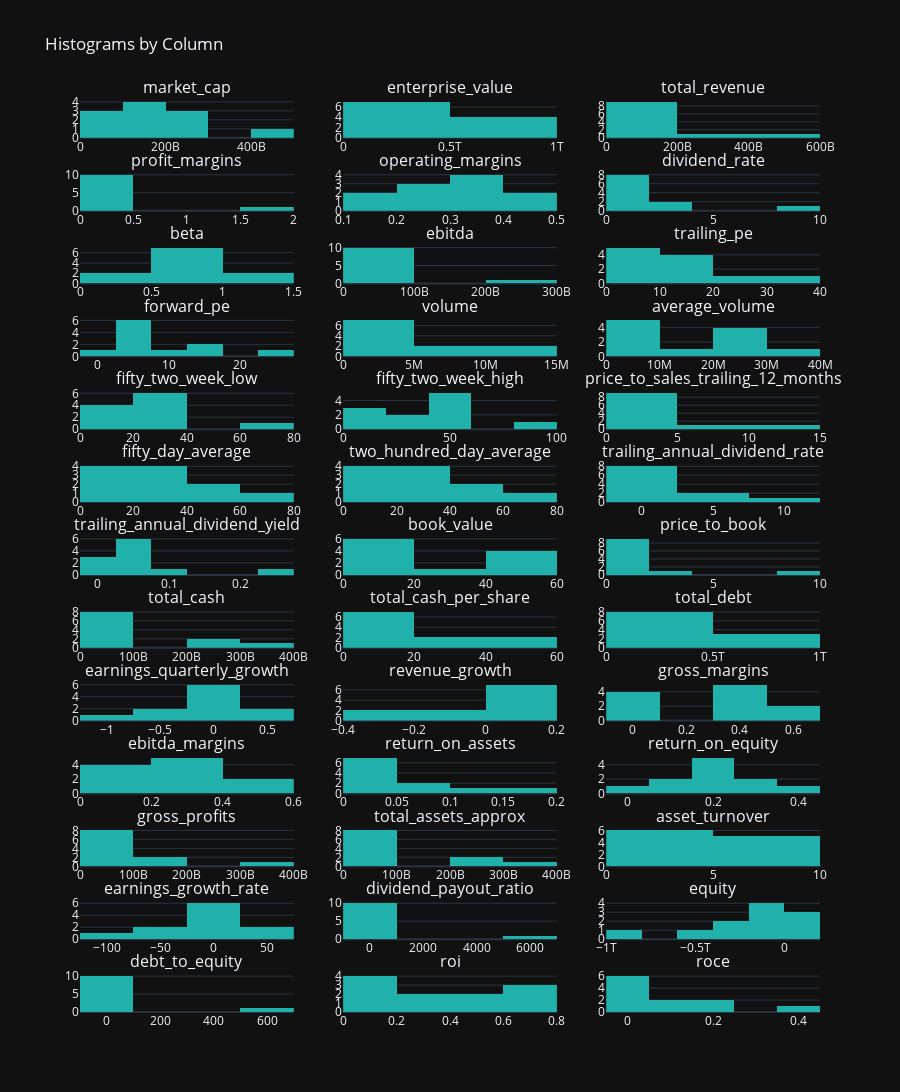

Notebook source saved alongside this figure:
### Markdown cell above
### Histogram

### Code cell
numeric_cols = df_top_companies_cols_num.columns
subplot_titles = [str(col) for col in numeric_cols]
columns_per_row = 3

num_rows = len(numeric_cols) // columns_per_row + (len(numeric_cols) % columns_per_row > 0)
fig = sp.make_subplots(rows=num_rows, cols=columns_per_row, subplot_titles=subplot_titles)

for i, column in enumerate(numeric_cols):
    row = i // columns_per_row + 1
    col = i % columns_per_row + 1
    
    fig.add_trace(go.Histogram(x=df_top_companies_cols_num[column], name=column, marker_color='lightseagreen'), row=row, col=col)

fig.update_layout(title='Histograms by Column', height=300 * num_rows, showlegend=False, template='plotly_dark')
fig.show()

### Figure 1 — Plotly figure (JSON) as saved in the notebook; plotly's stock layout.template omitted (floating-point values rounded to 4 significant figures)
{"data": [{"marker": {"color": "lightseagreen"}, "name": "market_cap", "type": "histogram", "x": [483211870208, 277694742528, 248683167744, 200723251200, 148326612992, 142338834432, 140405981184, 138442588160, 86580977664, 79292628992, 76450242560], "xaxis": "x", "yaxis": "y"}, {"marker": {"color": "lightseagreen"}, "name": "enterprise_value", "type": "histogram", "x": [729364037632, 339907117056, 707787489280, 188845899776, 43454111744, 542111039488, 957440589824, 130366398464, 93975281664, 120118444032, 88457805824], "xaxis": "x2", "yaxis": "y2"}, {"marker": {"color": "lightseagreen"}, "name": "total_revenue", "type": "histogram", "x": [581562990592, 206414004224, 118938001408, 82710536192, 27751354368, 72893186048, 95328927744, 31758307328, 7807000064, 35511730176, 50311852032], "xaxis": "x3", "yaxis": "y3"}, {"marker": {"color": "lightseagreen"}, "name": "profit_margins", "type": "histogram", "x": [0.2689, 0.2758, 0.2666, 0.1726, 0.3029, 0.2072, 0.3483, 0.1583, 1.7, 0.04797, 0.08991], "xaxis": "x4", "yaxis": "y4"}, {"marker": {"color": "lightseagreen"}, "name": "operating_margins", "type": "histogram", "x": [0.3907, 0.3367, 0.359, 0.1867, 0.3496, 0.2232, 0.4591, 0.2057, 0.2011, 0.426, 0.1655], "xaxis": "x5", "yaxis": "y5"}, {"marker": {"color": "lightseagreen"}, "name": "dividend_rate", "type": "histogram", "x": [9.28, 3.84, 1.5, 0.76, 0.35, 0.23, 0.94, 0.32, 0.74, 0.22, 2.58], "xaxis": "x6", "yaxis": "y6"}, {"marker": {"color": "lightseagreen"}, "name": "beta", "type": "histogram", "x": [1.097, 0.821, 0.499, 0.604, 1.291, 0.675, 0.803, 0.513, 0.647, 0.629, 0.061], "xaxis": "x7", "yaxis": "y7"}, {"marker": {"color": "lightseagreen"}, "name": "ebitda", "type": "histogram", "x": [291086991360, 85363998720, 0, 22251536384, 0, 0, 0, 6480927744, 2240000000, 12748603392, 15107942400], "xaxis": "x8", "yaxis": "y8"}, {"marker": {"color": "lightseagreen"}, "name": "trailing_pe", "type": "histogram", "x": [2.914, 5.319, 8.558, 14.17, 11.26, 10.65, 3.77, 26.83, 6.74, 34.7, 17.03], "xaxis": "x9", "yaxis": "y9"}, {"marker": {"color": "lightseagreen"}, "name": "forward_pe", "type": "histogram", "x": [4.822, 5.422, 6.867, 12.75, 0, 6.151, 3.805, 24.44, 5.553, 8.361, 13.61], "xaxis": "x10", "yaxis": "y10"}, {"marker": {"color": "lightseagreen"}, "name": "volume", "type": "histogram", "x": [2993300, 4387500, 10480300, 8618800, 2600, 14450200, 1529200, 8227600, 2919900, 867000, 518500], "xaxis": "x11", "yaxis": "y11"}, {"marker": {"color": "lightseagreen"}, "name": "average_volume", "type": "histogram", "x": [13234123, 25978987, 24528203, 24680549, 6184, 33278303, 8738341, 7064393, 22110422, 8876606, 2252017], "xaxis": "x12", "yaxis": "y12"}, {"marker": {"color": "lightseagreen"}, "name": "fifty_two_week_low", "type": "histogram", "x": [23.61, 61, 22.62, 12.33, 4.55, 12.39, 30.25, 31.47, 7.65, 29.81, 35.63], "xaxis": "x13", "yaxis": "y13"}, {"marker": {"color": "lightseagreen"}, "name": "fifty_two_week_high", "type": "histogram", "x": [41.86, 98.29, 31.29, 16.88, 9.08, 20.56, 51.99, 42.42, 10.09, 52.49, 46.83], "xaxis": "x14", "yaxis": "y14"}, {"marker": {"color": "lightseagreen"}, "name": "price_to_sales_trailing_12_months", "type": "histogram", "x": [0.8309, 1.345, 2.091, 2.427, 5.345, 1.953, 1.473, 4.359, 11.09, 2.233, 1.52], "xaxis": "x15", "yaxis": "y15"}, {"marker": {"color": "lightseagreen"}, "name": "fifty_day_average", "type": "histogram", "x": [37.04, 66.08, 27.28, 13.44, 8.365, 14.61, 47.75, 35.5, 9.116, 35.42, 43.66], "xaxis": "x16", "yaxis": "y16"}, {"marker": {"color": "lightseagreen"}, "name": "two_hundred_day_average", "type": "histogram", "x": [31.98, 73.07, 26.67, 14.1, 6.877, 14.79, 44.66, 38.04, 8.938, 35.99, 41.6], "xaxis": "x17", "yaxis": "y17"}, {"marker": {"color": "lightseagreen"}, "name": "trailing_annual_dividend_rate", "type": "histogram", "x": [9.657, 4.037, 0.503, 0.762, 0, 0.401, 4.5, 0.67, 0.515, 1.494, 1.902], "xaxis": "x18", "yaxis": "y18"}, {"marker": {"color": "lightseagreen"}, "name": "trailing_annual_dividend_yield", "type": "histogram", "x": [0.2473, 0.06315, 0.0186, 0.06125, 0, 0.02836, 0.09174, 0.02129, 0.05913, 0.04365, 0.04181], "xaxis": "x19", "yaxis": "y19"}, {"marker": {"color": "lightseagreen"}, "name": "book_value", "type": "histogram", "x": [28.42, 43.05, 18.25, 5.403, 9.808, 15.64, 54.95, 3.666, 7.923, 49.43, 41.4], "xaxis": "x20", "yaxis": "y20"}, {"marker": {"color": "lightseagreen"}, "name": "price_to_book", "type": "histogram", "x": [1.351, 1.499, 1.505, 2.36, 0.8381, 0.9123, 0.8953, 9.002, 1.114, 0.702, 1.115], "xaxis": "x21", "yaxis": "y21"}, {"marker": {"color": "lightseagreen"}, "name": "total_cash", "type": "histogram", "x": [60984999936, 24238000128, 394325000192, 12430517248, 221143449600, 231553384448, 82065874944, 5480458752, 7606000128, 15801225216, 5405902848], "xaxis": "x22", "yaxis": "y22"}, {"marker": {"color": "lightseagreen"}, "name": "total_cash_per_share", "type": "histogram", "x": [4.675, 5.58, 40.24, 0.789, 46.44, 21.76, 28.76, 1.306, 0.784, 7.011, 3.26], "xaxis": "x23", "yaxis": "y23"}, {"marker": {"color": "lightseagreen"}, "name": "total_debt", "type": "histogram", "x": [279374987264, 79345999872, 827033976832, 4096230912, 220720496640, 622578565120, 895776522240, 3346563072, 13237000192, 58713391104, 18377697280], "xaxis": "x24", "yaxis": "y24"}, {"marker": {"color": "lightseagreen"}, "name": "earnings_quarterly_growth", "type": "histogram", "x": [-0.47, -0.848, 0.181, -0.157, 0.181, -0.447, 0.087, 0.499, 0.168, 0.206, 0.472], "xaxis": "x25", "yaxis": "y25"}, {"marker": {"color": "lightseagreen"}, "name": "revenue_growth", "type": "histogram", "x": [-0.334, -0.131, 0.135, 0.051, 0.021, -0.27, 0.091, 0.137, -0.117, 0.044, 0.076], "xaxis": "x26", "yaxis": "y26"}, {"marker": {"color": "lightseagreen"}, "name": "gross_margins", "type": "histogram", "x": [0.5063, 0.3909, 0, 0.4995, 0, 0, 0, 0.3191, 0.3455, 0.5891, 0.4711], "xaxis": "x27", "yaxis": "y27"}, {"marker": {"color": "lightseagreen"}, "name": "ebitda_margins", "type": "histogram", "x": [0.5005, 0.4136, 0, 0.269, 0, 0, 0, 0.2041, 0.2869, 0.359, 0.3003], "xaxis": "x28", "yaxis": "y28"}, {"marker": {"color": "lightseagreen"}, "name": "return_on_assets", "type": "histogram", "x": [0.1543, 0.09975, 0.01419, 0.08271, 0.0191, 0.00853, 0.01734, 0.1378, 0.00854, 0.02306, 0.03836], "xaxis": "x29", "yaxis": "y29"}, {"marker": {"color": "lightseagreen"}, "name": "return_on_equity", "type": "histogram", "x": [0.3999, 0.2959, 0.183, 0.1692, 0.1828, 0.09476, 0.2247, 0.3461, 0.1805, 0.01719, 0.06606], "xaxis": "x30", "yaxis": "y30"}, {"marker": {"color": "lightseagreen"}, "name": "gross_profits", "type": "histogram", "x": [334100000000, 102313000000, 115570000000, 39286758000, 26639299000, 84471655000, 89250526000, 8695487000, 2875000000, 20697315000, 22515040000], "xaxis": "x31", "yaxis": "y31"}, {"marker": {"color": "lightseagreen"}, "name": "total_assets_approx", "type": "histogram", "x": [60980000000.0, 24240000000.0, 394300000000.0, 12430000000.0, 221100000000.0, 231600000000.0, 82070000000.0, 5480000000.0, 7606000000.0, 15800000000.0, 5406000000.0], "xaxis": "x32", "yaxis": "y32"}, {"marker": {"color": "lightseagreen"}, "name": "asset_turnover", "type": "histogram", "x": [9.536, 8.516, 0.3016, 6.654, 0.1255, 0.3148, 1.162, 5.795, 1.026, 2.247, 9.307], "xaxis": "x33", "yaxis": "y33"}, {"marker": {"color": "lightseagreen"}, "name": "earnings_growth_rate", "type": "histogram", "x": [-47, -84.8, 18.1, -15.7, 18.1, -44.7, 8.7, 49.9, 16.8, 20.6, 47.2], "xaxis": "x34", "yaxis": "y34"}, {"marker": {"color": "lightseagreen"}, "name": "dividend_payout_ratio", "type": "histogram", "x": [0, 0, 277.9, 0, 0, 0, 5172.0, 134.3, 306.5, 725.2, 403.0], "xaxis": "x35", "yaxis": "y35"}, {"marker": {"color": "lightseagreen"}, "name": "equity", "type": "histogram", "x": [-218400000000.0, -55110000000.0, -432700000000.0, 8334000000.0, 423000000.0, -391000000000.0, -813700000000.0, 2134000000.0, -5631000000.0, -42910000000.0, -12970000000.0], "xaxis": "x36", "yaxis": "y36"}, {"marker": {"color": "lightseagreen"}, "name": "debt_to_equity", "type": "histogram", "x": [-1.279, -1.44, -1.911, 0.4915, 521.9, -1.592, -1.101, 1.568, -2.351, -1.368, -1.417], "xaxis": "x37", "yaxis": "y37"}, {"marker": {"color": "lightseagreen"}, "name": "roi", "type": "histogram", "x": [0.7974, 0.6073, 0.168, 0.438, 0.6386, 0.1345, 0.09957, 0.2436, 0.08308, 0.2956, 0.5688], "xaxis": "x38", "yaxis": "y38"}, {"marker": {"color": "lightseagreen"}, "name": "roce", "type": "histogram", "x": [0.3817, 0.2391, 0, 0.1086, 0, 0, 0, 0.04571, 0.02244, 0.09238, 0.1593], "xaxis": "x39", "yaxis": "y39"}], "layout": {"annotations": [{"font": {"size": 16}, "showarrow": false, "text": "market_cap", "x": 0.1444, "xanchor": "center", "xref": "paper", "y": 1, "yanchor": "bottom", "yref": "paper"}, {"font": {"size": 16}, "showarrow": false, "text": "enterprise_value", "x": 0.5, "xanchor": "center", "xref": "paper", "y": 1, "yanchor": "bottom", "yref": "paper"}, {"font": {"size": 16}, "showarrow": false, "text": "total_revenue", "x": 0.8556, "xanchor": "center", "xref": "paper", "y": 1, "yanchor": "bottom", "yref": "paper"}, {"font": {"size": 16}, "showarrow": false, "text": "profit_margins", "x": 0.1444, "xanchor": "center", "xref": "paper", "y": 0.9201, "yanchor": "bottom", "yref": "paper"}, {"font": {"size": 16}, "showarrow": false, "text": "operating_margins", "x": 0.5, "xanchor": "center", "xref": "paper", "y": 0.9201, "yanchor": "bottom", "yref": "paper"}, {"font": {"size": 16}, "showarrow": false, "text": "dividend_rate", "x": 0.8556, "xanchor": "center", "xref": "paper", "y": 0.9201, "yanchor": "bottom", "yref": "paper"}, {"font": {"size": 16}, "showarrow": false, "text": "beta", "x": 0.1444, "xanchor": "center", "xref": "paper", "y": 0.8402, "yanchor": "bottom", "yref": "paper"}, {"font": {"size": 16}, "showarrow": false, "text": "ebitda", "x": 0.5, "xanchor": "center", "xref": "paper", "y": 0.8402, "yanchor": "bottom", "yref": "paper"}, {"font": {"size": 16}, "showarrow": false, "text": "trailing_pe", "x": 0.8556, "xanchor": "center", "xref": "paper", "y": 0.8402, "yanchor": "bottom", "yref": "paper"}, {"font": {"size": 16}, "showarrow": false, "text": "forward_pe", "x": 0.1444, "xanchor": "center", "xref": "paper", "y": 0.7604, "yanchor": "bottom", "yref": "paper"}, {"font": {"size": 16}, "showarrow": false, "text": "volume", "x": 0.5, "xanchor": "center", "xref": "paper", "y": 0.7604, "yanchor": "bottom", "yref": "paper"}, {"font": {"size": 16}, "showarrow": false, "text": "average_volume", "x": 0.8556, "xanchor": "center", "xref": "paper", "y": 0.7604, "yanchor": "bottom", "yref": "paper"}, {"font": {"size": 16}, "showarrow": false, "text": "fifty_two_week_low", "x": 0.1444, "xanchor": "center", "xref": "paper", "y": 0.6805, "yanchor": "bottom", "yref": "paper"}, {"font": {"size": 16}, "showarrow": false, "text": "fifty_two_week_high", "x": 0.5, "xanchor": "center", "xref": "paper", "y": 0.6805, "yanchor": "bottom", "yref": "paper"}, {"font": {"size": 16}, "showarrow": false, "text": "price_to_sales_trailing_12_months", "x": 0.8556, "xanchor": "center", "xref": "paper", "y": 0.6805, "yanchor": "bottom", "yref": "paper"}, {"font": {"size": 16}, "showarrow": false, "text": "fifty_day_average", "x": 0.1444, "xanchor": "center", "xref": "paper", "y": 0.6006, "yanchor": "bottom", "yref": "paper"}, {"font": {"size": 16}, "showarrow": false, "text": "two_hundred_day_average", "x": 0.5, "xanchor": "center", "xref": "paper", "y": 0.6006, "yanchor": "bottom", "yref": "paper"}, {"font": {"size": 16}, "showarrow": false, "text": "trailing_annual_dividend_rate", "x": 0.8556, "xanchor": "center", "xref": "paper", "y": 0.6006, "yanchor": "bottom", "yref": "paper"}, {"font": {"size": 16}, "showarrow": false, "text": "trailing_annual_dividend_yield", "x": 0.1444, "xanchor": "center", "xref": "paper", "y": 0.5207, "yanchor": "bottom", "yref": "paper"}, {"font": {"size": 16}, "showarrow": false, "text": "book_value", "x": 0.5, "xanchor": "center", "xref": "paper", "y": 0.5207, "yanchor": "bottom", "yref": "paper"}, {"font": {"size": 16}, "showarrow": false, "text": "price_to_book", "x": 0.8556, "xanchor": "center", "xref": "paper", "y": 0.5207, "yanchor": "bottom", "yref": "paper"}, {"font": {"size": 16}, "showarrow": false, "text": "total_cash", "x": 0.1444, "xanchor": "center", "xref": "paper", "y": 0.4408, "yanchor": "bottom", "yref": "paper"}, {"font": {"size": 16}, "showarrow": false, "text": "total_cash_per_share", "x": 0.5, "xanchor": "center", "xref": "paper", "y": 0.4408, "yanchor": "bottom", "yref": "paper"}, {"font": {"size": 16}, "showarrow": false, "text": "total_debt", "x": 0.8556, "xanchor": "center", "xref": "paper", "y": 0.4408, "yanchor": "bottom", "yref": "paper"}, {"font": {"size": 16}, "showarrow": false, "text": "earnings_quarterly_growth", "x": 0.1444, "xanchor": "center", "xref": "paper", "y": 0.3609, "yanchor": "bottom", "yref": "paper"}, {"font": {"size": 16}, "showarrow": false, "text": "revenue_growth", "x": 0.5, "xanchor": "center", "xref": "paper", "y": 0.3609, "yanchor": "bottom", "yref": "paper"}, {"font": {"size": 16}, "showarrow": false, "text": "gross_margins", "x": 0.8556, "xanchor": "center", "xref": "paper", "y": 0.3609, "yanchor": "bottom", "yref": "paper"}, {"font": {"size": 16}, "showarrow": false, "text": "ebitda_margins", "x": 0.1444, "xanchor": "center", "xref": "paper", "y": 0.2811, "yanchor": "bottom", "yref": "paper"}, {"font": {"size": 16}, "showarrow": false, "text": "return_on_assets", "x": 0.5, "xanchor": "center", "xref": "paper", "y": 0.2811, "yanchor": "bottom", "yref": "paper"}, {"font": {"size": 16}, "showarrow": false, "text": "return_on_equity", "x": 0.8556, "xanchor": "center", "xref": "paper", "y": 0.2811, "yanchor": "bottom", "yref": "paper"}, {"font": {"size": 16}, "showarrow": false, "text": "gross_profits", "x": 0.1444, "xanchor": "center", "xref": "paper", "y": 0.2012, "yanchor": "bottom", "yref": "paper"}, {"font": {"size": 16}, "showarrow": false, "text": "total_assets_approx", "x": 0.5, "xanchor": "center", "xref": "paper", "y": 0.2012, "yanchor": "bottom", "yref": "paper"}, {"font": {"size": 16}, "showarrow": false, "text": "asset_turnover", "x": 0.8556, "xanchor": "center", "xref": "paper", "y": 0.2012, "yanchor": "bottom", "yref": "paper"}, {"font": {"size": 16}, "showarrow": false, "text": "earnings_growth_rate", "x": 0.1444, "xanchor": "center", "xref": "paper", "y": 0.1213, "yanchor": "bottom", "yref": "paper"}, {"font": {"size": 16}, "showarrow": false, "text": "dividend_payout_ratio", "x": 0.5, "xanchor": "center", "xref": "paper", "y": 0.1213, "yanchor": "bottom", "yref": "paper"}, {"font": {"size": 16}, "showarrow": false, "text": "equity", "x": 0.8556, "xanchor": "center", "xref": "paper", "y": 0.1213, "yanchor": "bottom", "yref": "paper"}, {"font": {"size": 16}, "showarrow": false, "text": "debt_to_equity", "x": 0.1444, "xanchor": "center", "xref": "paper", "y": 0.04142, "yanchor": "bottom", "yref": "paper"}, {"font": {"size": 16}, "showarrow": false, "text": "roi", "x": 0.5, "xanchor": "center", "xref": "paper", "y": 0.04142, "yanchor": "bottom", "yref": "paper"}, {"font": {"size": 16}, "showarrow": false, "text": "roce", "x": 0.8556, "xanchor": "center", "xref": "paper", "y": 0.04142, "yanchor": "bottom", "yref": "paper"}], "height": 3900, "showlegend": false, "title": {"text": "Histograms by Column"}, "xaxis": {"anchor": "y", "domain": [0, 0.2889]}, "xaxis10": {"anchor": "y10", "domain": [0, 0.2889]}, "xaxis11": {"anchor": "y11", "domain": [0.3556, 0.6444]}, "xaxis12": {"anchor": "y12", "domain": [0.7111, 1]}, "xaxis13": {"anchor": "y13", "domain": [0, 0.2889]}, "xaxis14": {"anchor": "y14", "domain": [0.3556, 0.6444]}, "xaxis15": {"anchor": "y15", "domain": [0.7111, 1]}, "xaxis16": {"anchor": "y16", "domain": [0, 0.2889]}, "xaxis17": {"anchor": "y17", "domain": [0.3556, 0.6444]}, "xaxis18": {"anchor": "y18", "domain": [0.7111, 1]}, "xaxis19": {"anchor": "y19", "domain": [0, 0.2889]}, "xaxis2": {"anchor": "y2", "domain": [0.3556, 0.6444]}, "xaxis20": {"anchor": "y20", "domain": [0.3556, 0.6444]}, "xaxis21": {"anchor": "y21", "domain": [0.7111, 1]}, "xaxis22": {"anchor": "y22", "domain": [0, 0.2889]}, "xaxis23": {"anchor": "y23", "domain": [0.3556, 0.6444]}, "xaxis24": {"anchor": "y24", "domain": [0.7111, 1]}, "xaxis25": {"anchor": "y25", "domain": [0, 0.2889]}, "xaxis26": {"anchor": "y26", "domain": [0.3556, 0.6444]}, "xaxis27": {"anchor": "y27", "domain": [0.7111, 1]}, "xaxis28": {"anchor": "y28", "domain": [0, 0.2889]}, "xaxis29": {"anchor": "y29", "domain": [0.3556, 0.6444]}, "xaxis3": {"anchor": "y3", "domain": [0.7111, 1]}, "xaxis30": {"anchor": "y30", "domain": [0.7111, 1]}, "xaxis31": {"anchor": "y31", "domain": [0, 0.2889]}, "xaxis32": {"anchor": "y32", "domain": [0.3556, 0.6444]}, "xaxis33": {"anchor": "y33", "domain": [0.7111, 1]}, "xaxis34": {"anchor": "y34", "domain": [0, 0.2889]}, "xaxis35": {"anchor": "y35", "domain": [0.3556, 0.6444]}, "xaxis36": {"anchor": "y36", "domain": [0.7111, 1]}, "xaxis37": {"anchor": "y37", "domain": [0, 0.2889]}, "xaxis38": {"anchor": "y38", "domain": [0.3556, 0.6444]}, "xaxis39": {"anchor": "y39", "domain": [0.7111, 1]}, "xaxis4": {"anchor": "y4", "domain": [0, 0.2889]}, "xaxis5": {"anchor": "y5", "domain": [0.3556, 0.6444]}, "xaxis6": {"anchor": "y6", "domain": [0.7111, 1]}, "xaxis7": {"anchor": "y7", "domain": [0, 0.2889]}, "xaxis8": {"anchor": "y8", "domain": [0.3556, 0.6444]}, "xaxis9": {"anchor": "y9", "domain": [0.7111, 1]}, "yaxis": {"anchor": "x", "domain": [0.9586, 1]}, "yaxis10": {"anchor": "x10", "domain": [0.7189, 0.7604]}, "yaxis11": {"anchor": "x11", "domain": [0.7189, 0.7604]}, "yaxis12": {"anchor": "x12", "domain": [0.7189, 0.7604]}, "yaxis13": {"anchor": "x13", "domain": [0.6391, 0.6805]}, "yaxis14": {"anchor": "x14", "domain": [0.6391, 0.6805]}, "yaxis15": {"anchor": "x15", "domain": [0.6391, 0.6805]}, "yaxis16": {"anchor": "x16", "domain": [0.5592, 0.6006]}, "yaxis17": {"anchor": "x17", "domain": [0.5592, 0.6006]}, "yaxis18": {"anchor": "x18", "domain": [0.5592, 0.6006]}, "yaxis19": {"anchor": "x19", "domain": [0.4793, 0.5207]}, "yaxis2": {"anchor": "x2", "domain": [0.9586, 1]}, "yaxis20": {"anchor": "x20", "domain": [0.4793, 0.5207]}, "yaxis21": {"anchor": "x21", "domain": [0.4793, 0.5207]}, "yaxis22": {"anchor": "x22", "domain": [0.3994, 0.4408]}, "yaxis23": {"anchor": "x23", "domain": [0.3994, 0.4408]}, "yaxis24": {"anchor": "x24", "domain": [0.3994, 0.4408]}, "yaxis25": {"anchor": "x25", "domain": [0.3195, 0.3609]}, "yaxis26": {"anchor": "x26", "domain": [0.3195, 0.3609]}, "yaxis27": {"anchor": "x27", "domain": [0.3195, 0.3609]}, "yaxis28": {"anchor": "x28", "domain": [0.2396, 0.2811]}, "yaxis29": {"anchor": "x29", "domain": [0.2396, 0.2811]}, "yaxis3": {"anchor": "x3", "domain": [0.9586, 1]}, "yaxis30": {"anchor": "x30", "domain": [0.2396, 0.2811]}, "yaxis31": {"anchor": "x31", "domain": [0.1598, 0.2012]}, "yaxis32": {"anchor": "x32", "domain": [0.1598, 0.2012]}, "yaxis33": {"anchor": "x33", "domain": [0.1598, 0.2012]}, "yaxis34": {"anchor": "x34", "domain": [0.07988, 0.1213]}, "yaxis35": {"anchor": "x35", "domain": [0.07988, 0.1213]}, "yaxis36": {"anchor": "x36", "domain": [0.07988, 0.1213]}, "yaxis37": {"anchor": "x37", "domain": [0, 0.04142]}, "yaxis38": {"anchor": "x38", "domain": [0, 0.04142]}, "yaxis39": {"anchor": "x39", "domain": [0, 0.04142]}, "yaxis4": {"anchor": "x4", "domain": [0.8787, 0.9201]}, "yaxis5": {"anchor": "x5", "domain": [0.8787, 0.9201]}, "yaxis6": {"anchor": "x6", "domain": [0.8787, 0.9201]}, "yaxis7": {"anchor": "x7", "domain": [0.7988, 0.8402]}, "yaxis8": {"anchor": "x8", "domain": [0.7988, 0.8402]}, "yaxis9": {"anchor": "x9", "domain": [0.7988, 0.8402]}}}
